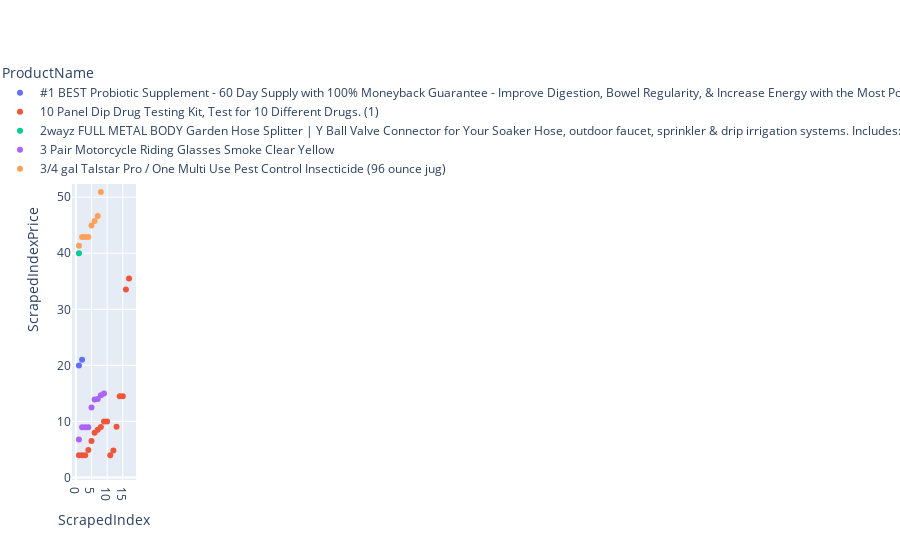

Notebook cell for this chart:
### Code cell
fig = px.scatter(df[:45], x="ScrapedIndex", y="ScrapedIndexPrice", color="ProductName")
fig.show()

### Figure 1 — Plotly figure (JSON) as saved in the notebook; plotly's stock layout.template omitted (floating-point values rounded to 4 significant figures)
{"data": [{"hovertemplate": "ProductName=#1 BEST Probiotic Supplement - 60 Day Supply with 100% Moneyback Guarantee - Improve Digestion, Bowel Regularity, & Increase Energy with the Most Potent Probiotic...<br>ScrapedIndex=%{x}<br>ScrapedIndexPrice=%{y}<extra></extra>", "legendgroup": "#1 BEST Probiotic Supplement - 60 Day Supply with 100% Moneyback Guarantee - Improve Digestion, Bowel Regularity, & Increase Energy with the Most Potent Probiotic...", "marker": {"color": "#636efa", "symbol": "circle"}, "mode": "markers", "name": "#1 BEST Probiotic Supplement - 60 Day Supply with 100% Moneyback Guarantee - Improve Digestion, Bowel Regularity, & Increase Energy with the Most Potent Probiotic...", "orientation": "v", "showlegend": true, "type": "scatter", "x": [2, 1], "xaxis": "x", "y": [20.99, 19.99], "yaxis": "y"}, {"hovertemplate": "ProductName=10 Panel Dip Drug Testing Kit, Test for 10 Different Drugs. (1)<br>ScrapedIndex=%{x}<br>ScrapedIndexPrice=%{y}<extra></extra>", "legendgroup": "10 Panel Dip Drug Testing Kit, Test for 10 Different Drugs. (1)", "marker": {"color": "#EF553B", "symbol": "circle"}, "mode": "markers", "name": "10 Panel Dip Drug Testing Kit, Test for 10 Different Drugs. (1)", "orientation": "v", "showlegend": true, "type": "scatter", "x": [1, 2, 3, 11, 5, 6, 7, 8, 13, 12, 4, 9, 10, 14, 15, 16, 17], "xaxis": "x", "y": [3.96, 3.96, 3.96, 3.96, 6.5, 7.99, 8.49, 8.99, 9.04, 4.79, 4.9, 9.99, 10, 14.48, 14.48, 33.54, 35.49], "yaxis": "y"}, {"hovertemplate": "ProductName=2wayz FULL METAL BODY Garden Hose Splitter | Y Ball Valve Connector for Your Soaker Hose, outdoor faucet, sprinkler & drip irrigation systems. Includes: 10 Rubber Washers + 3 Years Guarantee. Enjoy!<br>ScrapedIndex=%{x}<br>ScrapedIndexPrice=%{y}<extra></extra>", "legendgroup": "2wayz FULL METAL BODY Garden Hose Splitter | Y Ball Valve Connector for Your Soaker Hose, outdoor faucet, sprinkler & drip irrigation systems. Includes: 10 Rubber Washers + 3 Years Guarantee. Enjoy!", "marker": {"color": "#00cc96", "symbol": "circle"}, "mode": "markers", "name": "2wayz FULL METAL BODY Garden Hose Splitter | Y Ball Valve Connector for Your Soaker Hose, outdoor faucet, sprinkler & drip irrigation systems. Includes: 10 Rubber Washers + 3 Years Guarantee. Enjoy!", "orientation": "v", "showlegend": true, "type": "scatter", "x": [1, 2], "xaxis": "x", "y": [40, 54.94], "yaxis": "y"}, {"hovertemplate": "ProductName=3 Pair Motorcycle Riding Glasses Smoke Clear Yellow<br>ScrapedIndex=%{x}<br>ScrapedIndexPrice=%{y}<extra></extra>", "legendgroup": "3 Pair Motorcycle Riding Glasses Smoke Clear Yellow", "marker": {"color": "#ab63fa", "symbol": "circle"}, "mode": "markers", "name": "3 Pair Motorcycle Riding Glasses Smoke Clear Yellow", "orientation": "v", "showlegend": true, "type": "scatter", "x": [1, 4, 5, 6, 8, 9, 2, 3, 7], "xaxis": "x", "y": [6.79, 8.97, 12.48, 13.89, 14.68, 14.99, 8.97, 8.97, 14], "yaxis": "y"}, {"hovertemplate": "ProductName=3/4 gal Talstar Pro / One Multi Use Pest Control Insecticide (96 ounce jug)<br>ScrapedIndex=%{x}<br>ScrapedIndexPrice=%{y}<extra></extra>", "legendgroup": "3/4 gal Talstar Pro / One Multi Use Pest Control Insecticide (96 ounce jug)", "marker": {"color": "#FFA15A", "symbol": "circle"}, "mode": "markers", "name": "3/4 gal Talstar Pro / One Multi Use Pest Control Insecticide (96 ounce jug)", "orientation": "v", "showlegend": true, "type": "scatter", "x": [1, 2, 3, 4, 5, 6, 7, 9, 11, 12, 13, 14, 8, 15, 10], "xaxis": "x", "y": [41.35, 42.92, 42.92, 42.92, 44.95, 45.74, 46.65, 52.99, 52.99, 52.99, 52.99, 52.99, 50.95, 65.99, 70.07], "yaxis": "y"}], "layout": {"legend": {"title": {"text": "ProductName"}, "tracegroupgap": 0}, "margin": {"t": 60}, "xaxis": {"anchor": "y", "domain": [0, 1], "title": {"text": "ScrapedIndex"}}, "yaxis": {"anchor": "x", "domain": [0, 1], "title": {"text": "ScrapedIndexPrice"}}}}
